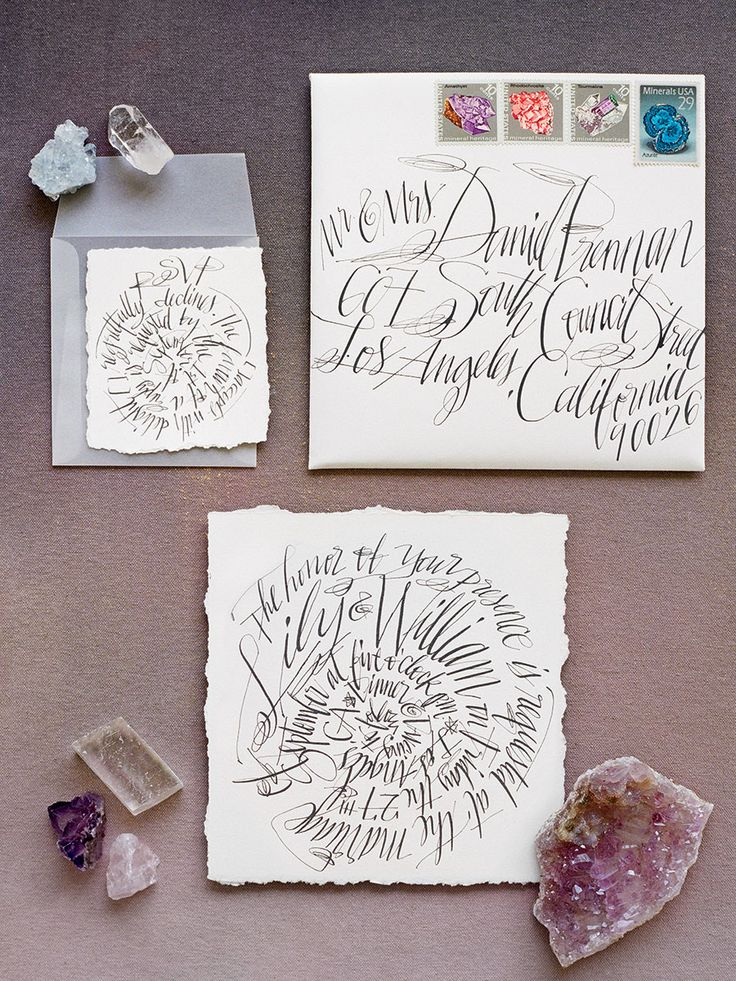
#> input picture Calligraphic_Starting_Approach/input/image_1.jpg, 736 x 981 px; its folder holds only this picture in this run
$ python Character_extraction.py
#> lines starting #> are read from the running program, lines starting #| are printed output that depends on the picture; after the words box and inside, x2 and y2 are one past the last pixel; in counts of white or black regions, pixels touching at a corner belong together
import cv2
import pytesseract
import os
from glob import glob

# Set path to tesseract executable
pytesseract.pytesseract.tesseract_cmd = r'C:\Users\AdityaPatidar\AppData\Local\Programs\Tesseract-OCR\tesseract.exe'

# Input and output folders
input_dir = r'C:\Users\AdityaPatidar\Documents\Calligraphic_Agent\input'
output_dir = 'char_images'
os.makedirs(output_dir, exist_ok=True)

# Supported image types
image_files = glob(os.path.join(input_dir, '*.[jp][pn]g'))

print(f"Found {len(image_files)} images to process.")

for image_path in image_files:
    image_name = os.path.splitext(os.path.basename(image_path))[0]
    print(f"\nProcessing: {image_name}")

    image = cv2.imread(image_path)
#> image is the input picture: shape (981, 736, 3); mean B, G, R 160.8, 159.4, 170.5
    if image is None:
        print(f"❌ Skipped invalid image: {image_path}")
        continue

    # Preprocess
    gray = cv2.cvtColor(image, cv2.COLOR_BGR2GRAY)
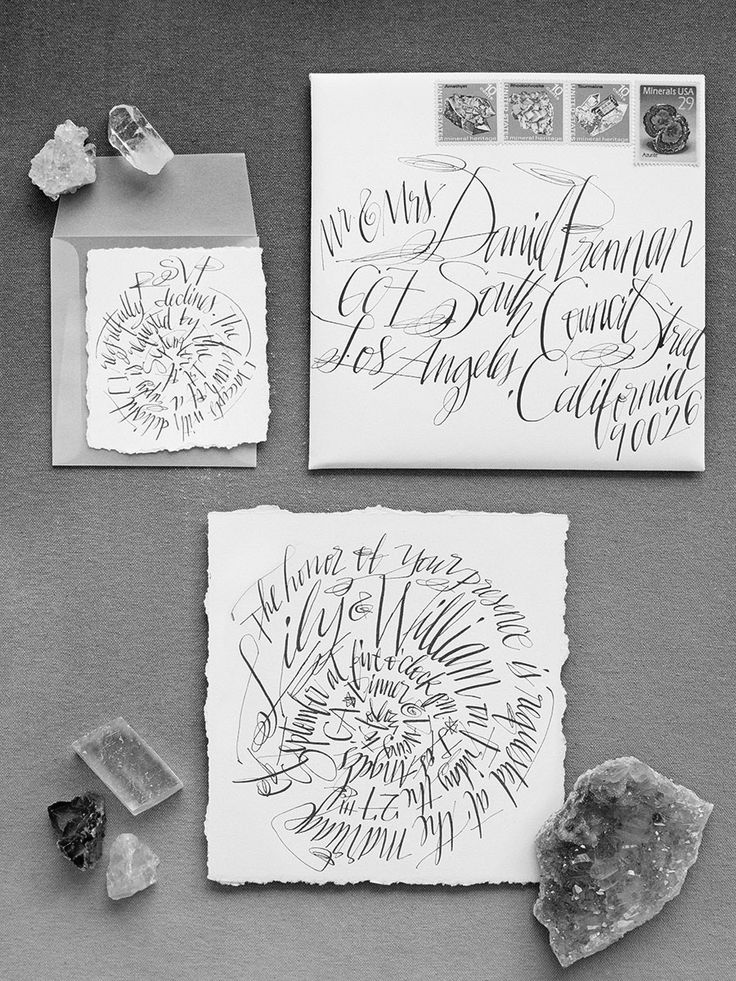
#> gray: shape (981, 736); min 0, max 255, mean 162.9
    blurred = cv2.GaussianBlur(gray, (3, 3), 0)
    thresh = cv2.threshold(blurred, 0, 255, cv2.THRESH_BINARY_INV + cv2.THRESH_OTSU)[1]
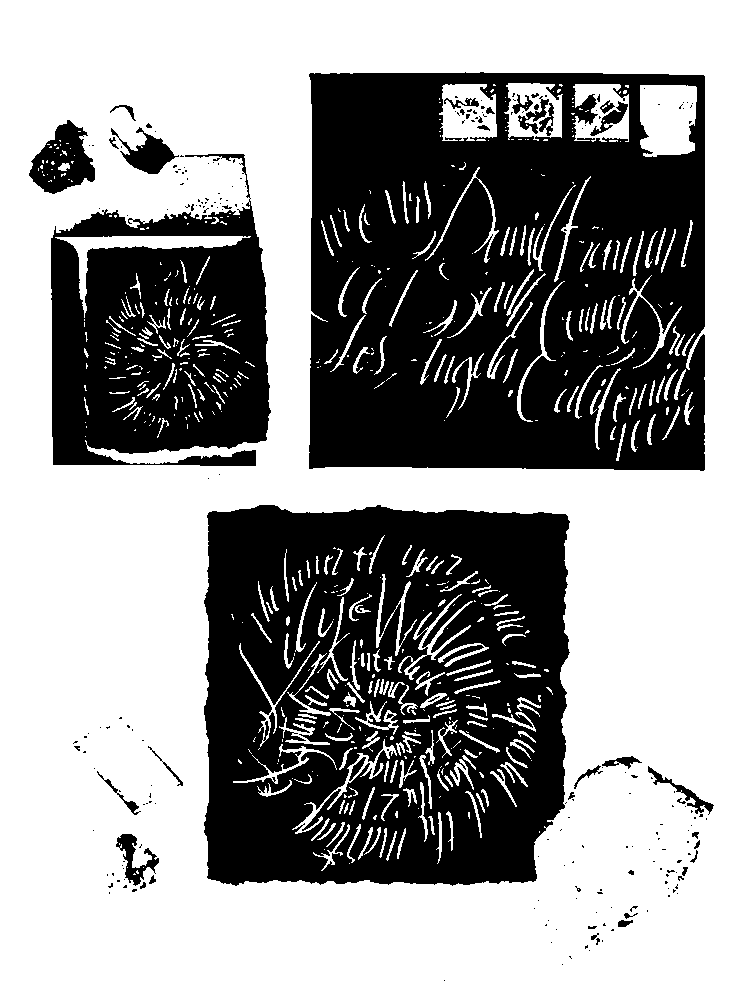
#> thresh: shape (981, 736); 57.9% white; 222 black regions (182 under 20 px), largest, box (x1, y1, x2, y2) and area: (309, 72, 705, 471) 133467, (204, 505, 570, 886) 115674, (51, 154, 271, 466) 46092
    kernel = cv2.getStructuringElement(cv2.MORPH_RECT, (2, 2))
    morph = cv2.morphologyEx(thresh, cv2.MORPH_OPEN, kernel)
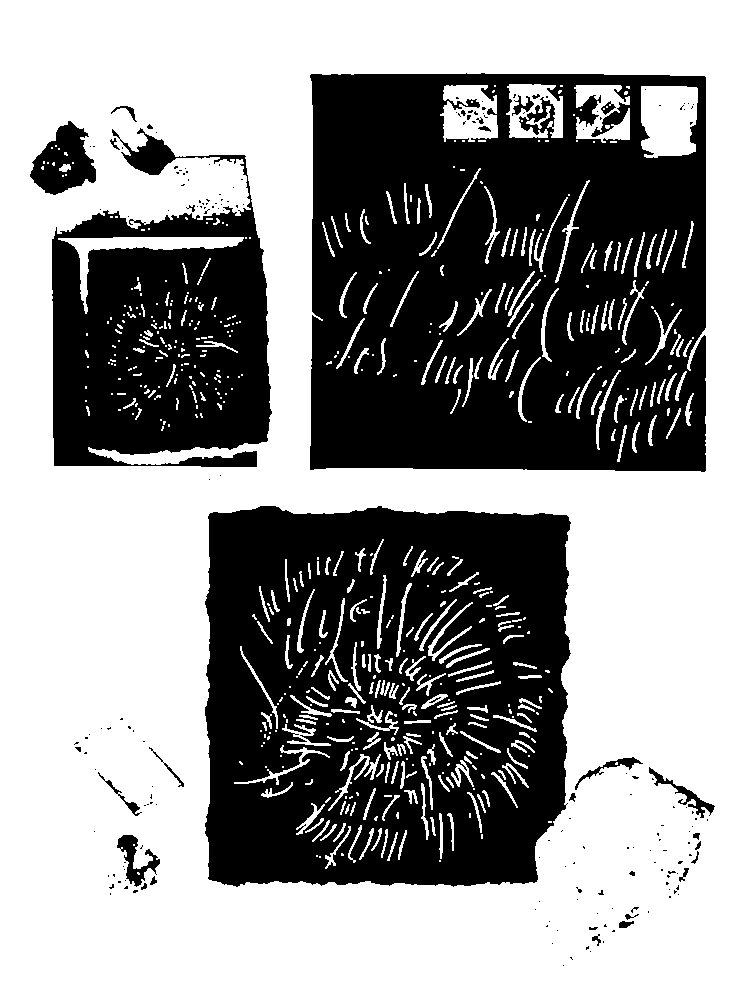
#> morph: shape (981, 736); 57.4% white; 188 black regions (156 under 20 px), largest, box (x1, y1, x2, y2) and area: (310, 73, 706, 472) 135589, (205, 506, 571, 887) 117167, (52, 128, 272, 467) 48376

    contours, _ = cv2.findContours(morph, cv2.RETR_EXTERNAL, cv2.CHAIN_APPROX_SIMPLE)
#> contours = [[[0, 0], [0, 980], [735, 980], [735, 0]]]
    contours = sorted(contours, key=lambda c: cv2.boundingRect(c)[0])

    count = 0
    for cnt in contours:
        x, y, w, h = cv2.boundingRect(cnt)
        area = w * h
        aspect_ratio = h / float(w) if w != 0 else 0

        if (
            w < 10 or h < 10 or area < 300 or area > 15000 or
            x < 20 or x + w > image.shape[1] - 10 or
            aspect_ratio > 5 or aspect_ratio < 0.2
        ):
            continue

        roi = image[y:y+h, x:x+w]
        save_path = os.path.join(output_dir, f"{image_name}_char_{count+1}.png")
        cv2.imwrite(save_path, roi)
        count += 1

        if count == 3:
            break
#> this loop made 1 pass
#> (cnt, x, y, w, h, area, aspect_ratio) on pass 1: ([[0, 0], [0, 980], [735, 980], [735, 0]], 0, 0, 736, 981, 722016, 1.33)
#> after the loop, count = 0

    print(f"✅ Saved {count} character(s) from {image_name} to {output_dir}")
#| ✅ Saved 0 character(s) from image_1 to char_images

$ run again, on Calligraphic_Starting_Approach/input/image_4.png
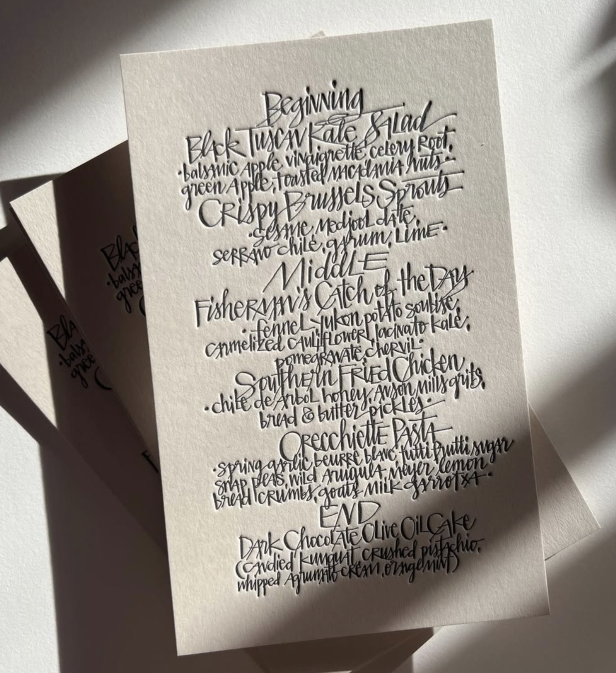
#> input picture Calligraphic_Starting_Approach/input/image_4.png, 1232 x 1346 px (shown at 1/2 size)
#> image is the input picture: shape (1346, 1232, 3); mean B, G, R 139.9, 147, 153.1
#> `thresh = cv2.threshold(blurred, 0, 255, cv2.THRESH_BINARY_INV + cv2.TH..`:
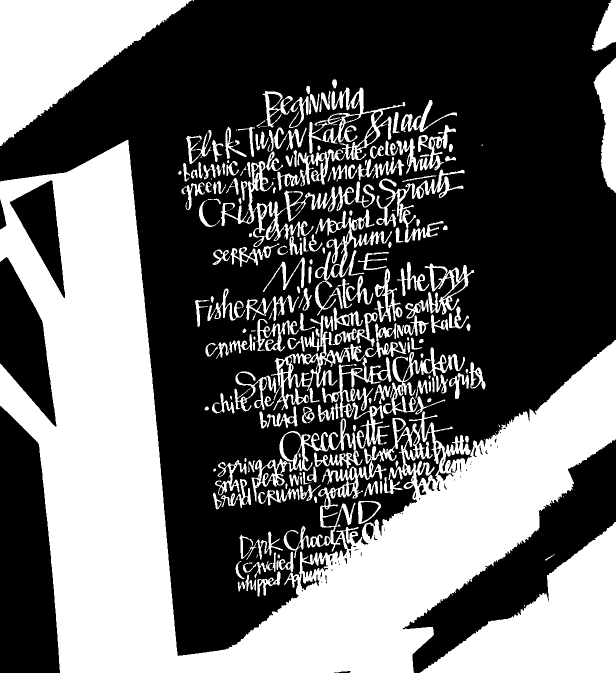
#> thresh: shape (1346, 1232) (shown at 1/2 size); 39.5% white; 208 white regions (30 under 20 px), largest, box (x1, y1, x2, y2) and area: (0, 280, 1232, 1346) 423239, (840, 1044, 1232, 1346) 55528, (0, 0, 383, 292) 55381
#> `morph = cv2.morphologyEx(thresh, cv2.MORPH_OPEN, kernel)`:
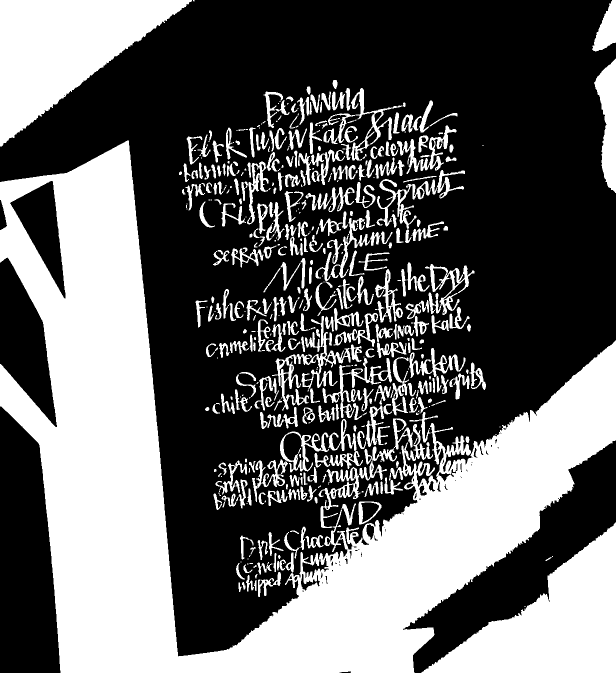
#> morph: shape (1346, 1232) (shown at 1/2 size); 39.3% white; 529 white regions (148 under 20 px)
#> contours = 527 contours, 188 with area under 20; largest, box (x1, y1, x2, y2) and area: (0, 281, 1232, 1346) 424556, (0, 0, 384, 293) 55444, (842, 1045, 1232, 1346) 54190, (1188, 117, 1232, 386) 6687, (551, 632, 701, 821) 4465
#> the loop `for cnt in contours:` made 10 passes
#> (x, y, w, h, area, aspect_ratio) on passes 1, 2, 3, 4, 5, 6, 10: (0, 281, 1232, 1065, 1312080, 0.864), (0, 0, 384, 293, 112512, 0.763), (358, 343, 6, 7, 42, 1.17), (364, 378, 7, 11, 77, 1.57), (367, 327, 14, 37, 518, 2.64), (371, 368, 39, 53, 2067, 1.36), (373, 272, 32, 57, 1824, 1.78)
#> after the loop `for cnt in contours:`: count = 3
#| ✅ Saved 3 character(s) from image_4 to char_images

$ run again, on Calligraphic_Starting_Approach/input/image_5.jpg
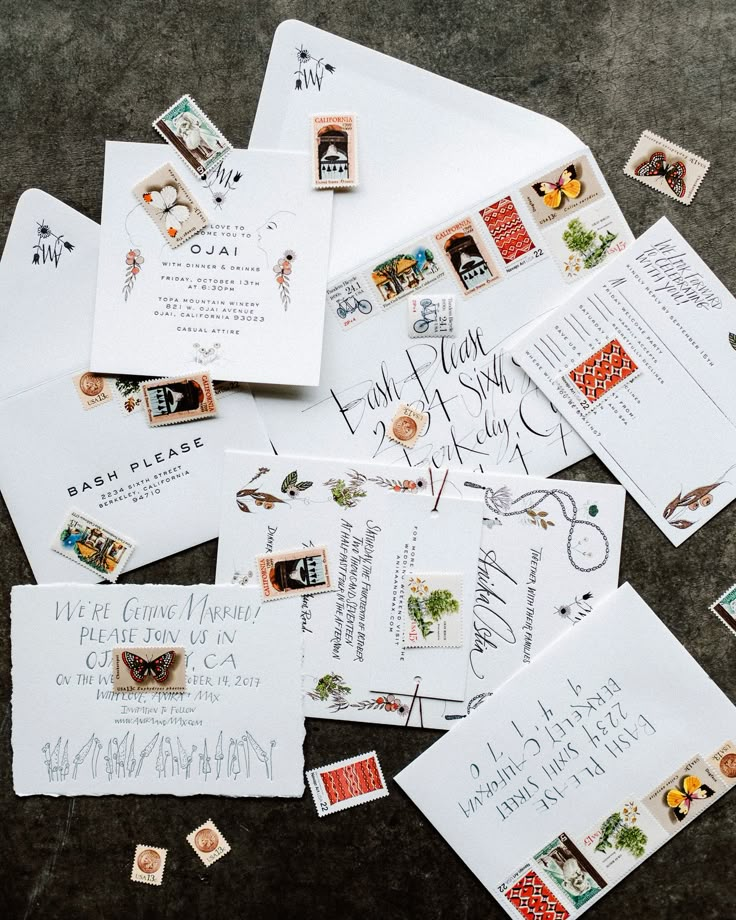
#> input picture Calligraphic_Starting_Approach/input/image_5.jpg, 736 x 920 px
#> image is the input picture: shape (920, 736, 3); mean B, G, R 164.8, 166.3, 167.4
#> `thresh = cv2.threshold(blurred, 0, 255, cv2.THRESH_BINARY_INV + cv2.TH..`:
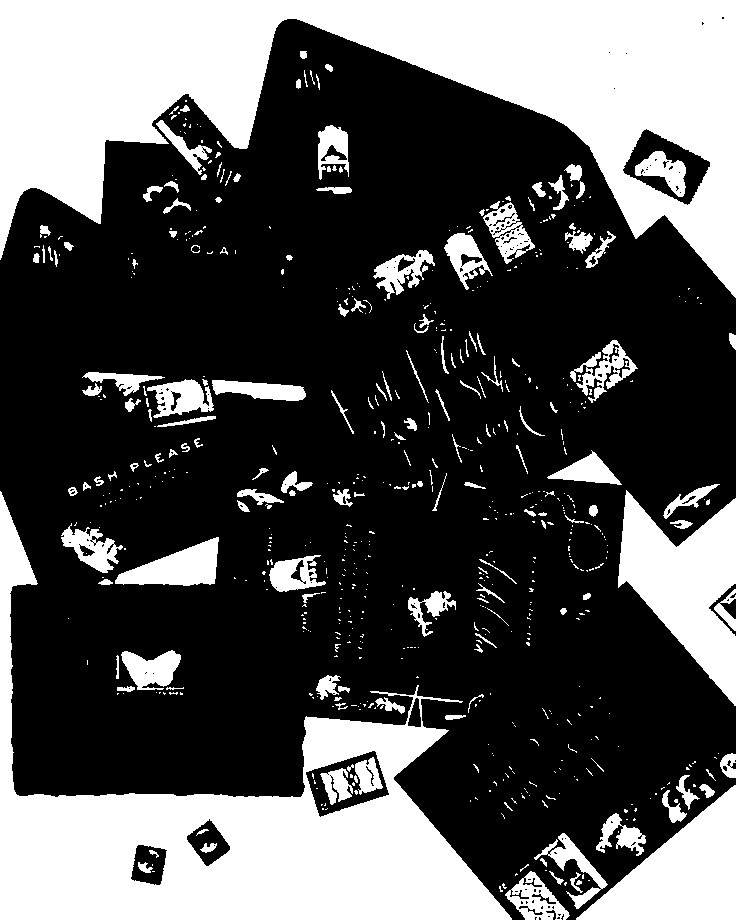
#> thresh: shape (920, 736); 32.9% white; 648 white regions (479 under 20 px), largest, box (x1, y1, x2, y2) and area: (0, 0, 736, 298) 95707, (0, 491, 512, 920) 65023, (618, 490, 736, 706) 13204
#> `morph = cv2.morphologyEx(thresh, cv2.MORPH_OPEN, kernel)`:
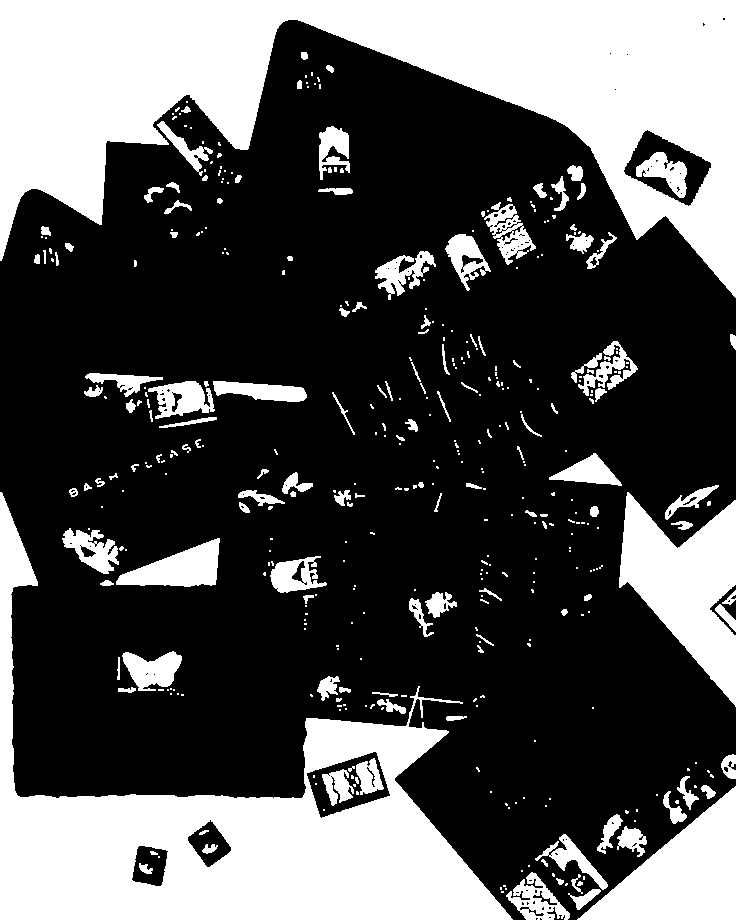
#> morph: shape (920, 736); 32.6% white; 408 white regions (265 under 20 px)
#> contours = 392 contours, 294 with area under 20; largest, box (x1, y1, x2, y2) and area: (0, 0, 736, 298) 98889, (0, 492, 513, 920) 69310, (619, 492, 736, 707) 12764, (577, 786, 736, 920) 10554, (116, 538, 220, 587) 2712
#> the loop `for cnt in contours:` made 23 passes
#> (x, y, w, h, area, aspect_ratio) on passes 1, 2, 3, 5, 6, 10, 11, 12: (0, 492, 513, 428, 219564, 0.834), (0, 0, 736, 298, 219328, 0.405), (34, 254, 6, 10, 60, 1.67), (41, 226, 10, 10, 100, 1), (43, 250, 3, 14, 42, 4.67), (55, 252, 4, 14, 56, 3.5), (62, 528, 57, 46, 2622, 0.807), (65, 243, 9, 9, 81, 1)
#> after the loop `for cnt in contours:`: count = 3
#| ✅ Saved 3 character(s) from image_5 to char_images

$ run again, on Calligraphic_Starting_Approach/input/image_6.png
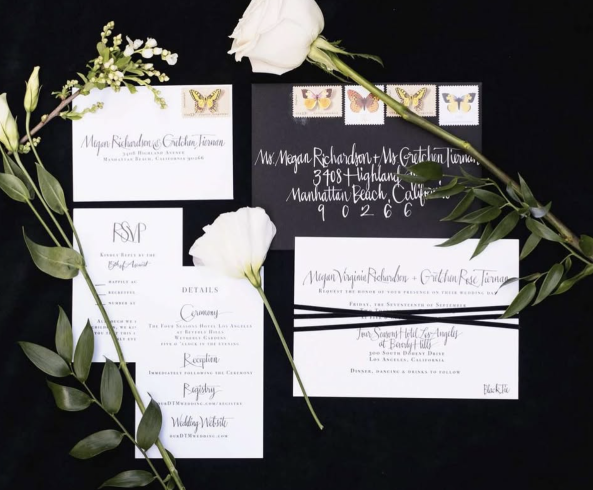
#> input picture Calligraphic_Starting_Approach/input/image_6.png, 1186 x 980 px (shown at 1/2 size)
#> image is the input picture: shape (980, 1186, 3); mean B, G, R 104.3, 103.9, 104.8
#> `thresh = cv2.threshold(blurred, 0, 255, cv2.THRESH_BINARY_INV + cv2.TH..`:
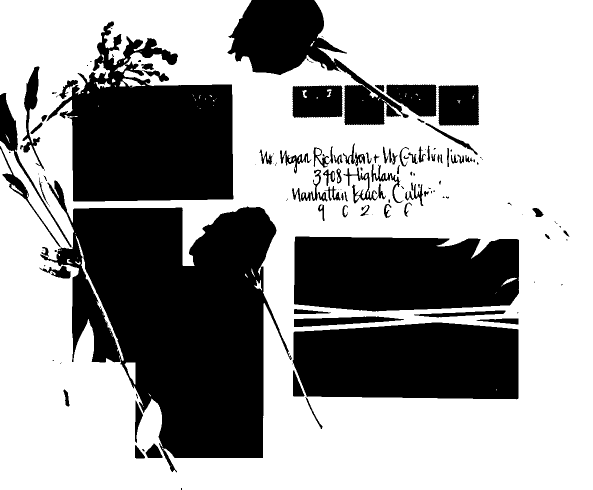
#> thresh: shape (980, 1186) (shown at 1/2 size); 62.2% white; 140 black regions (57 under 20 px), largest, box (x1, y1, x2, y2) and area: (80, 361, 584, 945) 156325, (93, 43, 467, 403) 81696, (585, 645, 1037, 799) 63062
#> `morph = cv2.morphologyEx(thresh, cv2.MORPH_OPEN, kernel)`:
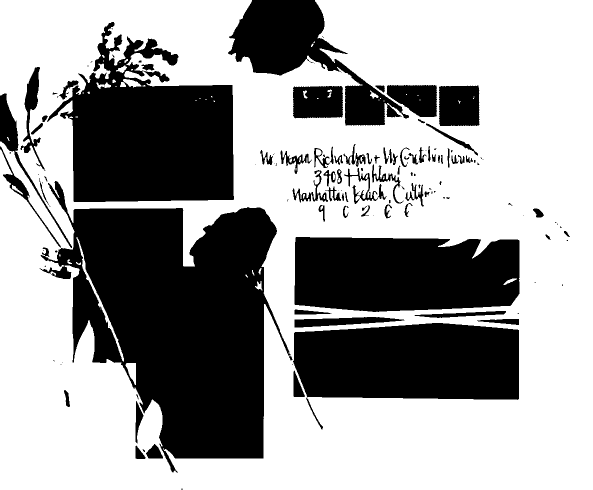
#> morph: shape (980, 1186) (shown at 1/2 size); 62.1% white; 133 black regions (55 under 20 px)
#> contours = 9 contours, 6 with area under 20; largest, box (x1, y1, x2, y2) and area: (0, 0, 1186, 980) 1122303, (740, 181, 757, 197) 104, (24, 370, 46, 389) 88
#> the loop `for cnt in contours:` made 9 passes
#> (x, y, w, h, area, aspect_ratio) on passes 1, 2, 4, 6: (0, 0, 1186, 980, 1162280, 0.826), (14, 274, 5, 8, 40, 1.6), (622, 87, 5, 7, 35, 1.4), (740, 181, 17, 16, 272, 0.941)
#> after the loop `for cnt in contours:`: count = 1
#| ✅ Saved 1 character(s) from image_6 to char_images
